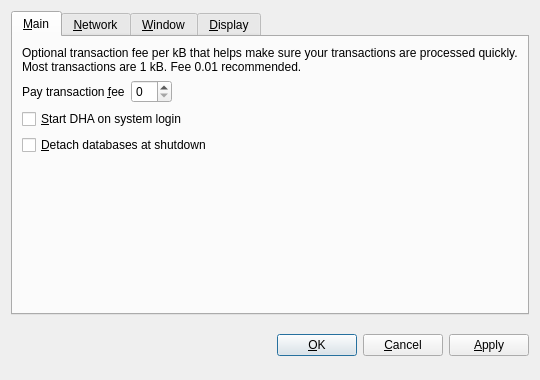
<?xml version="1.0" encoding="UTF-8"?>
<ui version="4.0">
 <class>OptionsDialog</class>
 <widget class="QDialog" name="OptionsDialog">
  <property name="geometry">
   <rect>
    <x>0</x>
    <y>0</y>
    <width>540</width>
    <height>380</height>
   </rect>
  </property>
  <property name="windowTitle">
   <string>Options</string>
  </property>
  <property name="modal">
   <bool>true</bool>
  </property>
  <layout class="QVBoxLayout" name="verticalLayout">
   <item>
    <widget class="QTabWidget" name="tabWidget">
     <property name="tabPosition">
      <enum>QTabWidget::North</enum>
     </property>
     <property name="currentIndex">
      <number>0</number>
     </property>
     <widget class="QWidget" name="tabMain">
      <attribute name="title">
       <string>&amp;Main</string>
      </attribute>
      <layout class="QVBoxLayout" name="verticalLayout_Main">
       <item>
        <widget class="QLabel" name="transactionFeeInfoLabel">
         <property name="text">
          <string>Optional transaction fee per kB that helps make sure your transactions are processed quickly. Most transactions are 1 kB. Fee 0.01 recommended.</string>
         </property>
         <property name="textFormat">
          <enum>Qt::PlainText</enum>
         </property>
         <property name="wordWrap">
          <bool>true</bool>
         </property>
        </widget>
       </item>
       <item>
        <layout class="QHBoxLayout" name="horizontalLayout_Main">
         <item>
          <widget class="QLabel" name="transactionFeeLabel">
           <property name="text">
            <string>Pay transaction &amp;fee</string>
           </property>
           <property name="textFormat">
            <enum>Qt::PlainText</enum>
           </property>
           <property name="buddy">
            <cstring>transactionFee</cstring>
           </property>
          </widget>
         </item>
         <item>
          <widget class="BitcoinAmountField" name="transactionFee"/>
         </item>
         <item>
          <spacer name="horizontalSpacer_Main">
           <property name="orientation">
            <enum>Qt::Horizontal</enum>
           </property>
           <property name="sizeHint" stdset="0">
            <size>
             <width>40</width>
             <height>20</height>
            </size>
           </property>
          </spacer>
         </item>
        </layout>
       </item>
       <item>
        <widget class="QCheckBox" name="bitcoinAtStartup">
         <property name="toolTip">
          <string>Automatically start DHA after logging in to the system.</string>
         </property>
         <property name="text">
          <string>&amp;Start DHA on system login</string>
         </property>
        </widget>
       </item>
       <item>
        <widget class="QCheckBox" name="detachDatabases">
         <property name="toolTip">
          <string>Detach block and address databases at shutdown. This means they can be moved to another data directory, but it slows down shutdown. The wallet is always detached.</string>
         </property>
         <property name="text">
          <string>&amp;Detach databases at shutdown</string>
         </property>
        </widget>
       </item>
       <item>
        <spacer name="verticalSpacer_Main">
         <property name="orientation">
          <enum>Qt::Vertical</enum>
         </property>
         <property name="sizeHint" stdset="0">
          <size>
           <width>20</width>
           <height>40</height>
          </size>
         </property>
        </spacer>
       </item>
      </layout>
     </widget>
     <widget class="QWidget" name="tabNetwork">
      <attribute name="title">
       <string>&amp;Network</string>
      </attribute>
      <layout class="QVBoxLayout" name="verticalLayout_Network">
       <item>
        <widget class="QCheckBox" name="mapPortUpnp">
         <property name="toolTip">
          <string>Automatically open the DHA client port on the router. This only works when your router supports UPnP and it is enabled.</string>
         </property>
         <property name="text">
          <string>Map port using &amp;UPnP</string>
         </property>
        </widget>
       </item>
       <item>
        <widget class="QCheckBox" name="connectSocks">
         <property name="toolTip">
          <string>Connect to the DHA network through a SOCKS proxy (e.g. when connecting through Tor).</string>
         </property>
         <property name="text">
          <string>&amp;Connect through SOCKS proxy:</string>
         </property>
        </widget>
       </item>
       <item>
        <layout class="QHBoxLayout" name="horizontalLayout_Network">
         <item>
          <widget class="QLabel" name="proxyIpLabel">
           <property name="text">
            <string>Proxy &amp;IP:</string>
           </property>
           <property name="textFormat">
            <enum>Qt::PlainText</enum>
           </property>
           <property name="buddy">
            <cstring>proxyIp</cstring>
           </property>
          </widget>
         </item>
         <item>
          <widget class="QValidatedLineEdit" name="proxyIp">
           <property name="maximumSize">
            <size>
             <width>140</width>
             <height>16777215</height>
            </size>
           </property>
           <property name="toolTip">
            <string>IP address of the proxy (e.g. 127.0.0.1)</string>
           </property>
          </widget>
         </item>
         <item>
          <widget class="QLabel" name="proxyPortLabel">
           <property name="text">
            <string>&amp;Port:</string>
           </property>
           <property name="textFormat">
            <enum>Qt::PlainText</enum>
           </property>
           <property name="buddy">
            <cstring>proxyPort</cstring>
           </property>
          </widget>
         </item>
         <item>
          <widget class="QLineEdit" name="proxyPort">
           <property name="maximumSize">
            <size>
             <width>55</width>
             <height>16777215</height>
            </size>
           </property>
           <property name="toolTip">
            <string>Port of the proxy (e.g. 9050)</string>
           </property>
          </widget>
         </item>
         <item>
          <widget class="QLabel" name="socksVersionLabel">
           <property name="text">
            <string>SOCKS &amp;Version:</string>
           </property>
           <property name="textFormat">
            <enum>Qt::PlainText</enum>
           </property>
           <property name="buddy">
            <cstring>socksVersion</cstring>
           </property>
          </widget>
         </item>
         <item>
          <widget class="QValueComboBox" name="socksVersion">
           <property name="toolTip">
            <string>SOCKS version of the proxy (e.g. 5)</string>
           </property>
          </widget>
         </item>
         <item>
          <spacer name="horizontalSpacer_Network">
           <property name="orientation">
            <enum>Qt::Horizontal</enum>
           </property>
           <property name="sizeHint" stdset="0">
            <size>
             <width>40</width>
             <height>20</height>
            </size>
           </property>
          </spacer>
         </item>
        </layout>
       </item>
       <item>
        <spacer name="verticalSpacer_Network">
         <property name="orientation">
          <enum>Qt::Vertical</enum>
         </property>
         <property name="sizeHint" stdset="0">
          <size>
           <width>20</width>
           <height>40</height>
          </size>
         </property>
        </spacer>
       </item>
      </layout>
     </widget>
     <widget class="QWidget" name="tabWindow">
      <attribute name="title">
       <string>&amp;Window</string>
      </attribute>
      <layout class="QVBoxLayout" name="verticalLayout_Window">
       <item>
        <widget class="QCheckBox" name="minimizeToTray">
         <property name="toolTip">
          <string>Show only a tray icon after minimizing the window.</string>
         </property>
         <property name="text">
          <string>&amp;Minimize to the tray instead of the taskbar</string>
         </property>
        </widget>
       </item>
       <item>
        <widget class="QCheckBox" name="minimizeOnClose">
         <property name="toolTip">
          <string>Minimize instead of exit the application when the window is closed. When this option is enabled, the application will be closed only after selecting Quit in the menu.</string>
         </property>
         <property name="text">
          <string>M&amp;inimize on close</string>
         </property>
        </widget>
       </item>
       <item>
        <spacer name="verticalSpacer_Window">
         <property name="orientation">
          <enum>Qt::Vertical</enum>
         </property>
         <property name="sizeHint" stdset="0">
          <size>
           <width>20</width>
           <height>40</height>
          </size>
         </property>
        </spacer>
       </item>
      </layout>
     </widget>
     <widget class="QWidget" name="tabDisplay">
      <attribute name="title">
       <string>&amp;Display</string>
      </attribute>
      <layout class="QVBoxLayout" name="verticalLayout_Display">
       <item>
        <layout class="QHBoxLayout" name="horizontalLayout_1_Display">
         <item>
          <widget class="QLabel" name="langLabel">
           <property name="text">
            <string>User Interface &amp;language:</string>
           </property>
           <property name="textFormat">
            <enum>Qt::PlainText</enum>
           </property>
           <property name="buddy">
            <cstring>lang</cstring>
           </property>
          </widget>
         </item>
         <item>
          <widget class="QValueComboBox" name="lang">
           <property name="toolTip">
            <string>The user interface language can be set here. This setting will take effect after restarting DHA.</string>
           </property>
          </widget>
         </item>
        </layout>
       </item>
       <item>
        <layout class="QHBoxLayout" name="horizontalLayout_2_Display">
         <item>
          <widget class="QLabel" name="unitLabel">
           <property name="text">
            <string>&amp;Unit to show amounts in:</string>
           </property>
           <property name="textFormat">
            <enum>Qt::PlainText</enum>
           </property>
           <property name="buddy">
            <cstring>unit</cstring>
           </property>
          </widget>
         </item>
         <item>
          <widget class="QValueComboBox" name="unit">
           <property name="toolTip">
            <string>Choose the default subdivision unit to show in the interface and when sending coins.</string>
           </property>
          </widget>
         </item>
        </layout>
       </item>
       <item>
        <widget class="QCheckBox" name="displayAddresses">
         <property name="toolTip">
          <string>Whether to show DHA addresses in the transaction list or not.</string>
         </property>
         <property name="text">
          <string>&amp;Display addresses in transaction list</string>
         </property>
        </widget>
       </item>
       <item>
        <spacer name="verticalSpacer_Display">
         <property name="orientation">
          <enum>Qt::Vertical</enum>
         </property>
         <property name="sizeHint" stdset="0">
          <size>
           <width>20</width>
           <height>40</height>
          </size>
         </property>
        </spacer>
       </item>
      </layout>
     </widget>
    </widget>
   </item>
   <item>
    <layout class="QHBoxLayout" name="horizontalLayout_Buttons">
     <item>
      <spacer name="horizontalSpacer_1">
       <property name="orientation">
        <enum>Qt::Horizontal</enum>
       </property>
       <property name="sizeHint" stdset="0">
        <size>
         <width>40</width>
         <height>48</height>
        </size>
       </property>
      </spacer>
     </item>
     <item>
      <widget class="QLabel" name="statusLabel">
       <property name="font">
        <font>
         <weight>75</weight>
         <bold>true</bold>
        </font>
       </property>
       <property name="text">
        <string/>
       </property>
       <property name="textFormat">
        <enum>Qt::PlainText</enum>
       </property>
       <property name="wordWrap">
        <bool>true</bool>
       </property>
      </widget>
     </item>
     <item>
      <spacer name="horizontalSpacer_2">
       <property name="orientation">
        <enum>Qt::Horizontal</enum>
       </property>
       <property name="sizeHint" stdset="0">
        <size>
         <width>40</width>
         <height>48</height>
        </size>
       </property>
      </spacer>
     </item>
     <item>
      <widget class="QPushButton" name="okButton">
       <property name="text">
        <string>&amp;OK</string>
       </property>
      </widget>
     </item>
     <item>
      <widget class="QPushButton" name="cancelButton">
       <property name="text">
        <string>&amp;Cancel</string>
       </property>
       <property name="autoDefault">
        <bool>false</bool>
       </property>
      </widget>
     </item>
     <item>
      <widget class="QPushButton" name="applyButton">
       <property name="text">
        <string>&amp;Apply</string>
       </property>
       <property name="autoDefault">
        <bool>false</bool>
       </property>
      </widget>
     </item>
    </layout>
   </item>
  </layout>
 </widget>
 <customwidgets>
  <customwidget>
   <class>BitcoinAmountField</class>
   <extends>QSpinBox</extends>
   <header>bitcoinamountfield.h</header>
  </customwidget>
  <customwidget>
   <class>QValueComboBox</class>
   <extends>QComboBox</extends>
   <header>qvaluecombobox.h</header>
  </customwidget>
  <customwidget>
   <class>QValidatedLineEdit</class>
   <extends>QLineEdit</extends>
   <header>qvalidatedlineedit.h</header>
  </customwidget>
 </customwidgets>
 <resources/>
 <connections/>
</ui>
